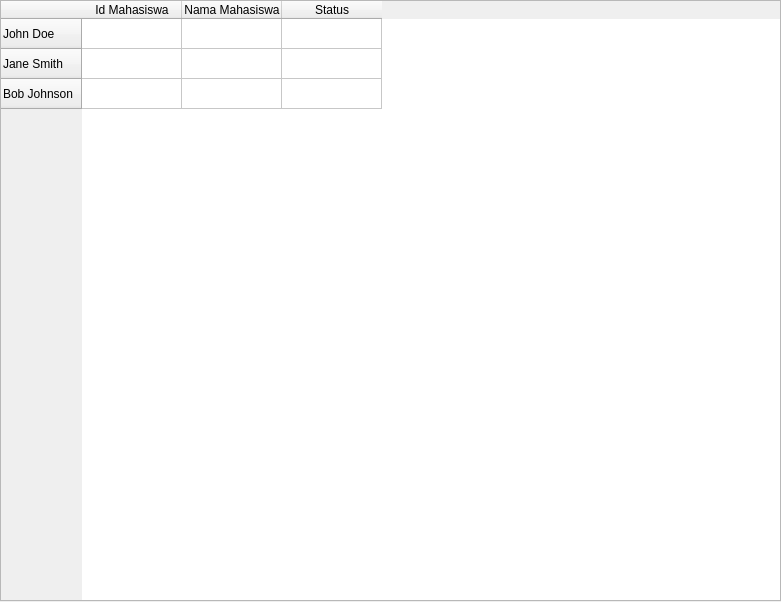
<?xml version="1.0" encoding="UTF-8"?>
<ui version="4.0">
 <class>Form</class>
 <widget class="QWidget" name="Form">
  <property name="geometry">
   <rect>
    <x>0</x>
    <y>0</y>
    <width>781</width>
    <height>602</height>
   </rect>
  </property>
  <property name="windowTitle">
   <string>Form</string>
  </property>
  <widget class="QTableWidget" name="tableUsers">
   <property name="geometry">
    <rect>
     <x>0</x>
     <y>0</y>
     <width>781</width>
     <height>601</height>
    </rect>
   </property>
   <row>
    <property name="text">
     <string>John Doe</string>
    </property>
   </row>
   <row>
    <property name="text">
     <string>Jane Smith</string>
    </property>
   </row>
   <row>
    <property name="text">
     <string>Bob Johnson</string>
    </property>
   </row>
   <column>
    <property name="text">
     <string>Id Mahasiswa</string>
    </property>
   </column>
   <column>
    <property name="text">
     <string>Nama Mahasiswa</string>
    </property>
   </column>
   <column>
    <property name="text">
     <string>Status</string>
    </property>
   </column>
  </widget>
  <widget class="QFrame" name="frame">
   <property name="geometry">
    <rect>
     <x>0</x>
     <y>0</y>
     <width>781</width>
     <height>601</height>
    </rect>
   </property>
   <property name="styleSheet">
    <string notr="true">QFrame {
    background-color: rgb(0, 0, 0);}</string>
   </property>
   <property name="frameShape">
    <enum>QFrame::StyledPanel</enum>
   </property>
   <property name="frameShadow">
    <enum>QFrame::Raised</enum>
   </property>
  </widget>
  <widget class="QFrame" name="frame_2">
   <property name="geometry">
    <rect>
     <x>240</x>
     <y>60</y>
     <width>521</width>
     <height>521</height>
    </rect>
   </property>
   <property name="styleSheet">
    <string notr="true">background-color: rgb(85, 0, 127);</string>
   </property>
   <property name="frameShape">
    <enum>QFrame::StyledPanel</enum>
   </property>
   <property name="frameShadow">
    <enum>QFrame::Raised</enum>
   </property>
  </widget>
  <zorder>frame_2</zorder>
  <zorder>frame</zorder>
  <zorder>tableUsers</zorder>
 </widget>
 <resources/>
 <connections/>
</ui>
